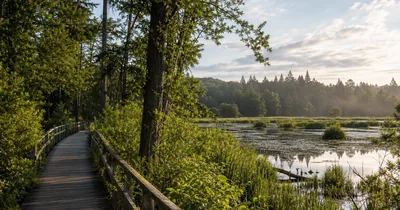
#> input picture content/categories/climate/img/protected-nature-hero-400.webp, 400 x 210 px
$ python install-location-see-grid-asset.py ../content/categories/climate/img/protected-nature-hero-400.webp ../content/categories/climate/img ../content/categories/climate/img/protected-nature-mini-200.webp
#> lines starting #> are read from the running program, lines starting #| are printed output that depends on the picture
#!/usr/bin/env python3
import os
import sys
from PIL import Image


def cover(im, size):
    target_w, target_h = size
    source_w, source_h = im.size
    scale = max(target_w / source_w, target_h / source_h)
    next_w, next_h = round(source_w * scale), round(source_h * scale)
    resized = im.resize((next_w, next_h), Image.LANCZOS)
    left = max(0, (next_w - target_w) // 2)
    top = max(0, (next_h - target_h) // 2)
    return resized.crop((left, top, left + target_w, top + target_h))


def main():
    if len(sys.argv) != 4:
        print("Usage: install-location-see-grid-asset.py <source-grid-image> <img-dir> <slug>", file=sys.stderr)
        return 2
    source, img_dir, slug = sys.argv[1:]
    img_dir = os.path.abspath(img_dir)
    os.makedirs(img_dir, exist_ok=True)
    im = Image.open(source).convert("RGB")
#> im is the input picture: PIL image 400x210 RGB; mean R, G, B 107.1, 105.2, 80.7
    w, h = im.size
#> w = 400; h = 210
    tile_w, tile_h = w // 3, h // 2
#> tile_w = 133; tile_h = 105
    for index in range(6):
        col = index % 3
        row = index // 3
        tile = im.crop((col * tile_w, row * tile_h, (col + 1) * tile_w, (row + 1) * tile_h))
        mini = cover(tile, (400, 300))
        base = f"{slug}-see-{index + 1}-mini"
        mini.save(os.path.join(img_dir, f"{base}.png"), "PNG", optimize=True)
        for width in (200, 400):
            resized = mini.resize((width, round(width * 300 / 400)), Image.LANCZOS)
            resized.save(os.path.join(img_dir, f"{base}-{width}.webp"), "WEBP", quality=84)
#> this loop made 6 passes
#> pass 1, in main, `tile = im.crop((col * tile_w, row * tile_h, (col + 1) * tile_w, (row +..`:
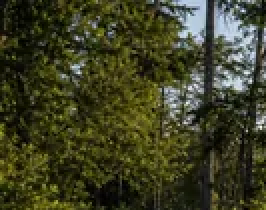
#> tile: PIL image 133x105 RGB (shown 2 times larger); mean R, G, B 61.3, 63.3, 36.1
#> pass 1, in cover, `resized = im.resize((next_w, next_h), Image.LANCZOS)`:
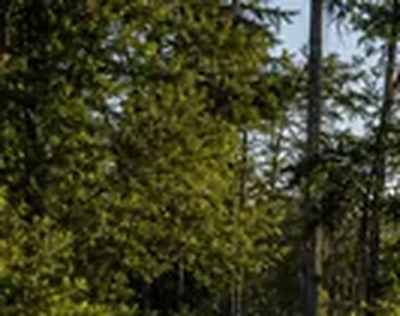
#> resized: PIL image 400x316 RGB; mean R, G, B 61.3, 63.3, 36.3
#> pass 1, in main, `mini = cover(tile, (400, 300))`:
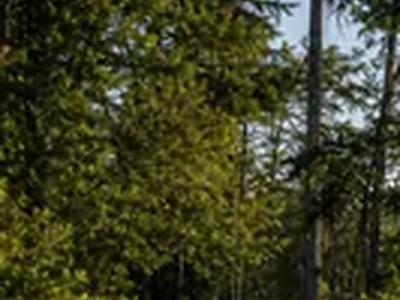
#> mini: PIL image 400x300 RGB; mean R, G, B 61.3, 63.2, 36.1
#> pass 1, in main, `resized.save(os.path.join(img_dir, f"{base}-{width}.webp"), "WEBP", qu..`:
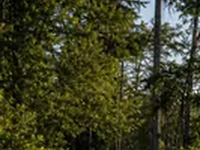
#> saved as protected-nature-mini-200.webp-see-1-mini-200.webp: PIL image 200x150 RGB; mean R, G, B 61.3, 63.2, 36.1
#> after the loop:
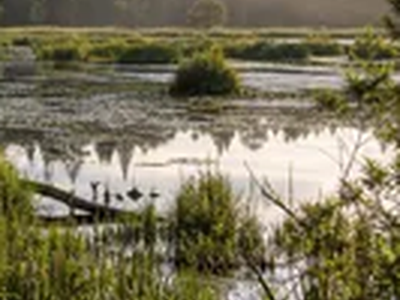
#> mini: PIL image 400x300 RGB; mean R, G, B 124, 117.3, 91.5
#> after the loop:
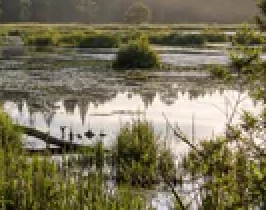
#> tile: PIL image 133x105 RGB (shown 2 times larger); mean R, G, B 122.9, 116.1, 90.2
    print(f"installed see grid {slug}")
    return 0


if __name__ == "__main__":
    raise SystemExit(main())
#> (the program exits here)

$ run again, on content/categories/climate/img/protected-nature-mini-400.webp
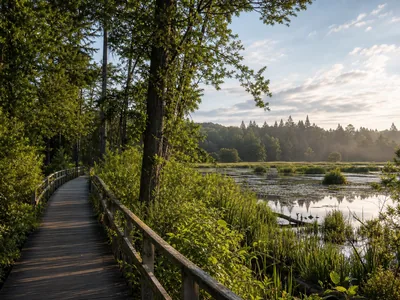
#> input picture content/categories/climate/img/protected-nature-mini-400.webp, 400 x 300 px
#> in main, im is the input picture: PIL image 400x300 RGB; mean R, G, B 99.1, 98.5, 76.5
#> after the loop in main, `for index in range(6):`:
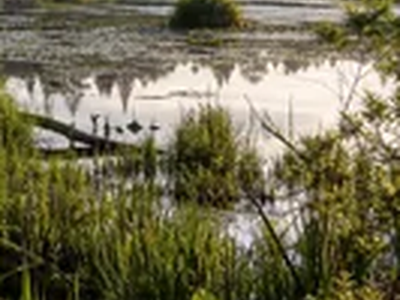
#> mini: PIL image 400x300 RGB; mean R, G, B 114.9, 109.4, 82.1
#> after the loop in main, `for index in range(6):`:
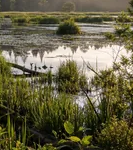
#> tile: PIL image 133x150 RGB; mean R, G, B 102.1, 97.1, 69.3

$ run again, on content/categories/climate/img/weather-mini-400.webp
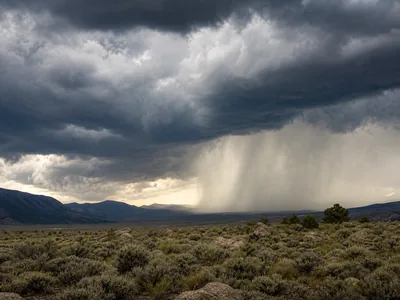
#> input picture content/categories/climate/img/weather-mini-400.webp, 400 x 300 px
#> in main, im is the input picture: PIL image 400x300 RGB; mean R, G, B 104.5, 104.9, 102.5
#> after the loop in main, `for index in range(6):`:
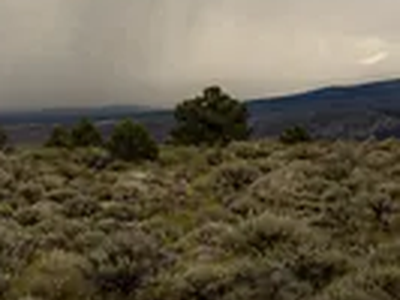
#> mini: PIL image 400x300 RGB; mean R, G, B 102.7, 94.6, 75.7
#> after the loop in main, `for index in range(6):`:
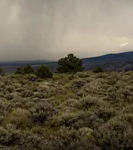
#> tile: PIL image 133x150 RGB; mean R, G, B 107, 98.9, 80.7
